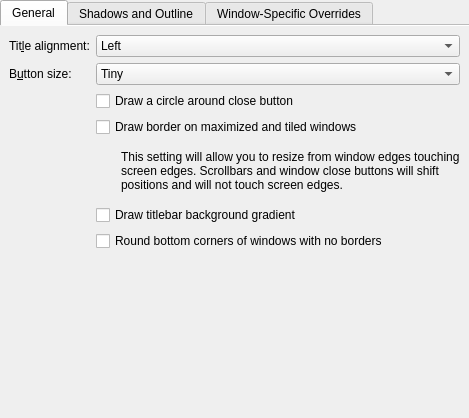
<?xml version="1.0" encoding="UTF-8"?>
<ui version="4.0">
 <class>FenstraConfigurationUI</class>
 <widget class="QWidget" name="FenstraConfigurationUI">
  <property name="geometry">
   <rect>
    <x>0</x>
    <y>0</y>
    <width>469</width>
    <height>418</height>
   </rect>
  </property>
  <layout class="QVBoxLayout" name="verticalLayout">
   <property name="leftMargin">
    <number>0</number>
   </property>
   <property name="topMargin">
    <number>0</number>
   </property>
   <property name="rightMargin">
    <number>0</number>
   </property>
   <property name="bottomMargin">
    <number>0</number>
   </property>
   <item>
    <widget class="QTabWidget" name="tabWidget">
     <property name="currentIndex">
      <number>0</number>
     </property>
     <property name="documentMode">
      <bool>true</bool>
     </property>
     <widget class="QWidget" name="tab">
      <attribute name="title">
       <string>General</string>
      </attribute>
      <layout class="QFormLayout" name="formLayout_3">
       <property name="formAlignment">
        <set>Qt::AlignmentFlag::AlignHCenter|Qt::AlignmentFlag::AlignTop</set>
       </property>
       <item row="0" column="0">
        <widget class="QLabel" name="label_3">
         <property name="text">
          <string>Tit&amp;le alignment:</string>
         </property>
         <property name="buddy">
          <cstring>titleAlignment</cstring>
         </property>
        </widget>
       </item>
       <item row="0" column="1">
        <widget class="QComboBox" name="titleAlignment">
         <item>
          <property name="text">
           <string>Left</string>
          </property>
         </item>
         <item>
          <property name="text">
           <string>Center</string>
          </property>
         </item>
         <item>
          <property name="text">
           <string>Center (Full Width)</string>
          </property>
         </item>
         <item>
          <property name="text">
           <string>Right</string>
          </property>
         </item>
        </widget>
       </item>
       <item row="1" column="0">
        <widget class="QLabel" name="label_4">
         <property name="text">
          <string>B&amp;utton size:</string>
         </property>
         <property name="buddy">
          <cstring>buttonSize</cstring>
         </property>
        </widget>
       </item>
       <item row="1" column="1">
        <widget class="QComboBox" name="buttonSize">
         <item>
          <property name="text">
           <string>Tiny</string>
          </property>
         </item>
         <item>
          <property name="text">
           <string comment="@item:inlistbox Button size:">Small</string>
          </property>
         </item>
         <item>
          <property name="text">
           <string comment="@item:inlistbox Button size:">Medium</string>
          </property>
         </item>
         <item>
          <property name="text">
           <string comment="@item:inlistbox Button size:">Large</string>
          </property>
         </item>
         <item>
          <property name="text">
           <string comment="@item:inlistbox Button size:">Very Large</string>
          </property>
         </item>
        </widget>
       </item>
       <item row="2" column="1">
        <widget class="QCheckBox" name="outlineCloseButton">
         <property name="text">
          <string>Draw a circle around close button</string>
         </property>
        </widget>
       </item>
       <item row="3" column="1">
        <widget class="QCheckBox" name="drawBorderOnMaximizedWindows">
         <property name="text">
          <string>Draw border on maximized and tiled windows</string>
         </property>
        </widget>
       </item>
       <item row="4" column="1">
        <layout class="QHBoxLayout" name="horizontalLayout">
         <item>
          <spacer name="horizontalSpacer_2">
           <property name="orientation">
            <enum>Qt::Orientation::Horizontal</enum>
           </property>
           <property name="sizeType">
            <enum>QSizePolicy::Policy::Fixed</enum>
           </property>
           <property name="sizeHint" stdset="0">
            <size>
             <width>25</width>
             <height>20</height>
            </size>
           </property>
          </spacer>
         </item>
         <item>
          <widget class="QLabel" name="drawBorderOnMaximizedWindowsHelpLabel">
           <property name="text">
            <string>This setting will allow you to resize from window edges touching screen edges. Scrollbars and window close buttons will shift positions and will not touch screen edges.</string>
           </property>
           <property name="wordWrap">
            <bool>true</bool>
           </property>
          </widget>
         </item>
        </layout>
       </item>
       <item row="5" column="1">
        <widget class="QCheckBox" name="drawBackgroundGradient">
         <property name="text">
          <string>Draw titlebar background gradient</string>
         </property>
        </widget>
       </item>
       <item row="6" column="1">
        <widget class="QCheckBox" name="roundedCorners">
         <property name="text">
          <string>Round bottom corners of windows with no borders</string>
         </property>
        </widget>
       </item>
      </layout>
     </widget>
     <widget class="QWidget" name="tab_4">
      <attribute name="title">
       <string>Shadows and Outline</string>
      </attribute>
      <layout class="QFormLayout" name="formLayout">
       <property name="formAlignment">
        <set>Qt::AlignmentFlag::AlignHCenter|Qt::AlignmentFlag::AlignTop</set>
       </property>
       <item row="0" column="0">
        <widget class="QLabel" name="label">
         <property name="text">
          <string>Shadow size:</string>
         </property>
         <property name="buddy">
          <cstring>shadowSize</cstring>
         </property>
        </widget>
       </item>
       <item row="0" column="1">
        <widget class="QComboBox" name="shadowSize">
         <item>
          <property name="text">
           <string comment="@item:inlistbox Button size:">None</string>
          </property>
         </item>
         <item>
          <property name="text">
           <string comment="@item:inlistbox Button size:">Small</string>
          </property>
         </item>
         <item>
          <property name="text">
           <string comment="@item:inlistbox Button size:">Medium</string>
          </property>
         </item>
         <item>
          <property name="text">
           <string comment="@item:inlistbox Button size:">Large</string>
          </property>
         </item>
         <item>
          <property name="text">
           <string comment="@item:inlistbox Button size:">Very Large</string>
          </property>
         </item>
        </widget>
       </item>
       <item row="1" column="0">
        <widget class="QLabel" name="label_2">
         <property name="text">
          <string comment="strength of the shadow (from transparent to opaque)">Shadow strength:</string>
         </property>
         <property name="buddy">
          <cstring>shadowStrength</cstring>
         </property>
        </widget>
       </item>
       <item row="1" column="1">
        <widget class="QSpinBox" name="shadowStrength">
         <property name="suffix">
          <string>%</string>
         </property>
         <property name="minimum">
          <number>10</number>
         </property>
         <property name="maximum">
          <number>100</number>
         </property>
        </widget>
       </item>
       <item row="2" column="0">
        <widget class="QLabel" name="label_5">
         <property name="text">
          <string>Shadow color:</string>
         </property>
        </widget>
       </item>
       <item row="2" column="1">
        <widget class="KColorButton" name="shadowColor"/>
       </item>
       <item row="3" column="1">
        <widget class="QCheckBox" name="drawOutline">
        <property name="text">
         <string>Draw window outline</string>
        </property>
       </widget>
       </item>
      </layout>
     </widget>
     <widget class="QWidget" name="tab_3">
      <attribute name="title">
       <string>Window-Specific Overrides</string>
      </attribute>
      <layout class="QVBoxLayout" name="verticalLayout_3">
       <item>
        <widget class="Fenstra::ExceptionListWidget" name="exceptions" native="true">
         <property name="sizePolicy">
          <sizepolicy hsizetype="Preferred" vsizetype="Expanding">
           <horstretch>0</horstretch>
           <verstretch>0</verstretch>
          </sizepolicy>
         </property>
        </widget>
       </item>
      </layout>
     </widget>
    </widget>
   </item>
  </layout>
 </widget>
 <customwidgets>
  <customwidget>
   <class>KColorButton</class>
   <extends>QPushButton</extends>
   <header>kcolorbutton.h</header>
  </customwidget>
  <customwidget>
   <class>Fenstra::ExceptionListWidget</class>
   <extends>QWidget</extends>
   <header>config/fenstraexceptionlistwidget.h</header>
   <container>1</container>
  </customwidget>
 </customwidgets>
 <resources/>
 <connections/>
</ui>
